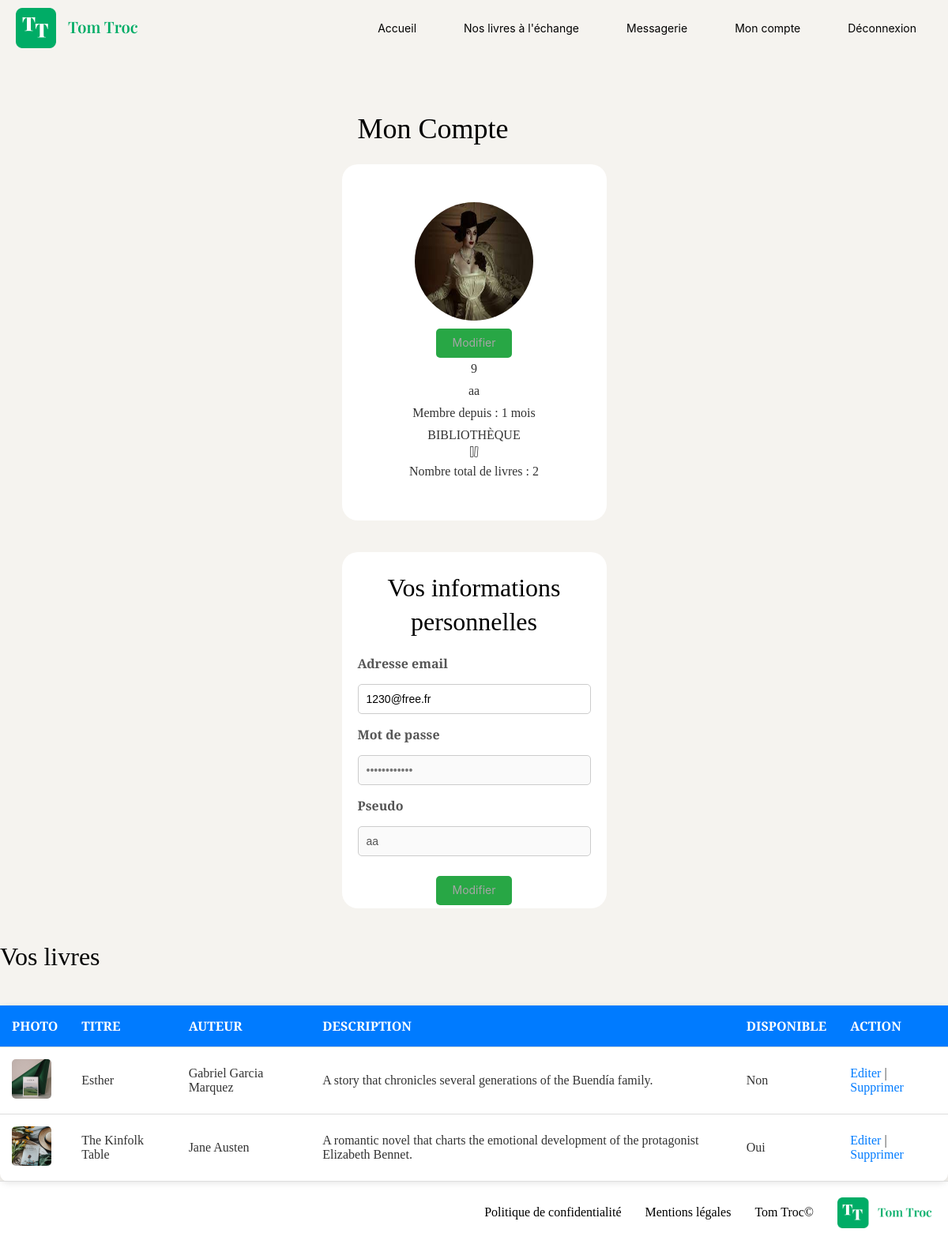
/index.php?action=myAccount (signed in), run on the app's committed database.
### tables this page shows
CREATE TABLE IF NOT EXISTS `user` (
  `id` int NOT NULL AUTO_INCREMENT,
  `username` varchar(100) NOT NULL,
  `email` varchar(100) NOT NULL,
  `password` varchar(255) NOT NULL,
  `profilePicture` varchar(255) NOT NULL,
  `role` enum('user','admin','moderator') DEFAULT 'user',
  `is_active` tinyint(1) DEFAULT '1',
  `created_at` datetime DEFAULT CURRENT_TIMESTAMP,
  `updated_at` datetime DEFAULT CURRENT_TIMESTAMP ON UPDATE CURRENT_TIMESTAMP,
  PRIMARY KEY (`id`)
);

CREATE TABLE IF NOT EXISTS `book` (
  `id` int NOT NULL AUTO_INCREMENT,
  `title` varchar(255) NOT NULL,
  `author` varchar(255) NOT NULL,
  `img` varchar(255) NOT NULL,
  `description` text NOT NULL,
  `createdAt` timestamp NOT NULL DEFAULT CURRENT_TIMESTAMP,
  `updatedAt` timestamp NULL DEFAULT CURRENT_TIMESTAMP,
  `available` tinyint(1) NOT NULL,
  `user_id` int DEFAULT NULL,
  PRIMARY KEY (`id`),
  KEY `fk_user` (`user_id`)
);

### views/View.php (called while the page is built, shortened)
<?php
class View
{
    public function render(string $viewName, array $params = []): void
    {
        $viewPath = $this->buildViewPath($viewName);
        $description = $this->_renderViewFromTemplate($viewPath, $params);
    }
    private function _renderViewFromTemplate(string $viewPath, array $params = []): string
    {
        if (file_exists($viewPath)) {
            extract($params);
            require($viewPath);
            return ob_get_clean();
        } else {
            throw new Exception("La vue '$viewPath' est introuvable.");
        }
    }
    private function buildViewPath(string $viewName): string
    {
        return TEMPLATE_VIEW_PATH . $viewName . '.php';
    }
}

### controllers/UserController.php (called while the page is built, shortened)
<?php
class UserController
{
    public function showMyAccount(): void
    {
        $userId = $_SESSION['user']['id'];
        $bookManager = new BookManager();
        $books = $bookManager->getAllBooksByUserId($userId);
        $totalBooks = $bookManager->countUserBooks($userId);
        $this->renderView('myAccount', "Mon Compte", [
            'user' => (array)$_SESSION['user'],
            'books' => $books,
            'totalBooks' => $totalBooks
        ]);
    }
    private function renderView(string $viewName, string $pageTitle, array $data = []): void
    {
        $view = new View($pageTitle);
        $view->render($viewName, $data);
    }
}

### index.php (called while the page is built, shortened)
<?php
$action = Utils::request('action', 'home');
try {
    $userController = new UserController();
    switch ($action) {
        case 'myAccount':
            $userController->showMyAccount();
            break;
    }
} catch (Exception $e) {
    error_log("Exception capturée : " . $e->getMessage());
    $errorView = new View('Erreur');
    $errorView->render('errorPage', ['errorMessage' => $e->getMessage()]);
}

### models/DBmanager.php (called while the page is built, shortened)
<?php
class DBManager
{
    private static $instance;
    private $db;
    private function __construct()
    {
        $this->db = new PDO('mysql:host=' . DB_HOST . ';dbname=' . DB_NAME . ';charset=utf8', DB_USER, DB_PASS);
        $this->db->setAttribute(PDO::ATTR_ERRMODE, PDO::ERRMODE_EXCEPTION);
        $this->db->setAttribute(PDO::ATTR_DEFAULT_FETCH_MODE, PDO::FETCH_ASSOC);
    }
    public static function getInstance() : DBManager
    {
        if (!self::$instance) {
            self::$instance = new DBManager();
        }
        return self::$instance;
    }
    public function query(string $sql, ?array $params = null) : PDOStatement
    {
        if ($params == null) {
            $query = $this->db->query($sql);
        } else {
            $query = $this->db->prepare($sql);
            $query->execute($params);
        }
        return $query;
    }
}

### models/UserManager.php (called while the page is built, shortened)
<?php
class UserManager extends AbstractEntityManager
{
    public function getUserById(int $id): ?User
    {
        try {
            $sql = "SELECT * FROM user WHERE id = :id";
            $result = $this->db->query($sql, [":id" => $id]);
            $user = $result->fetch();
            if ($user) {
                return new User($user);
            } else {
                return null;
            }
        } catch (PDOException $e) {
            throw new Exception("Erreur lors de la recherche de l'utilisateur : " . $e->getMessage());
        }
    }
}

### models/BookManager.php (called while the page is built, shortened)
<?php
class bookManager extends AbstractEntityManager
{
    public function getAllBooksByUserId(int $userId): array
    {
        $sql = "SELECT * FROM book WHERE user_id = :id_user";
        $result = $this->db->query($sql, ['id_user' => $userId]);
        $books = [];
        while ($book = $result->fetch()) {
            $books[] = new Book($book);
        }
        return $books;
    }
    public function countUserBooks(int $userId): int
    {
        $sql = "SELECT COUNT(*) as total_books FROM book";
        $params = [];
        $criteria = ['user_id' => $userId];
        if (!empty($criteria)) {
            $conditions = [];
            foreach ($criteria as $key => $value) {
                $conditions[] = "$key = :$key";
                $params[$key] = $value;
            }
            $sql .= " WHERE " . implode(" AND ", $conditions);
        }
        $stmt = $this->db->query($sql, $params);
        $result = $stmt->fetch();
        return $result['total_books'];
    }
}

### models/Book.php (called while the page is built, shortened)
<?php
class Book extends AbstractEntity
{
    protected int $id;
    private int $userId;
    private string $title = "";
    private string $author = "";
    private ?string $img = null;
    private string $description = "";
    private bool $available = true;
    public function __construct(array $data = [])
    {
        $userManager = new UserManager();
        if ($this->userId) {
            $this->user = $userManager->getUserById($this->userId);
        }
    }
    public function getId(): int
    {
        return $this->id;
    }
    public function setId(int $id): void
    {
        $this->id = $id;
    }
    public function setUserId(int $userId): void
    {
        $this->userId = $userId;
    }
    public function setTitle(string $title): void
    {
        $this->title = $title;
    }
    public function getTitle(): string
    {
        return $this->title;
    }
    public function setAuthor(string $author): void
    {
        $this->author = $author;
    }
    public function getAuthor(): string
    {
        return $this->author;
    }
    public function setImg(?string $img): void
    {
        $this->img = $img;
    }
    public function getImg(): ?string
    {
        return $this->img;
    }
    public function setDescription(string $description): void
    {
        $this->description = $description;
    }
    public function getDescription(int $length = -1): string
    {
        return $this->description;
    }
    public function setAvailable(bool $available): void
    {
        $this->available = $available;
    }
    public function isAvailable(): bool
    {
        return $this->available;
    }
    public function setCreatedAt(string|DateTime $createdAt, string $format = 'Y-m-d H:i:s'): void
    {
        if (is_string($createdAt)) {
            $createdAt = DateTime::createFromFormat($format, $createdAt);
        }
    }
}

### models/AbstractEntity.php (called while the page is built, shortened)
<?php
abstract class AbstractEntity
{
    protected function hydrate(array $data) : void
    {
        foreach ($data as $key => $value) {
            $method = 'set' . str_replace('_', '', ucwords($key, '_'));
        }
    }
}

### views/templates/myAccount.php (the view, shortened to what this page needs)
<div class="account-container">
    <h1>Mon Compte</h1>
    <div class="account-sections">
        <div class="account-card">
            <div class="account-profile">
                <?php if (($user['profilePicture']) && !empty($user['profilePicture'])) : ?>
                    <img src="<?= $user['profilePicture'] ?>" alt="Photo de profil">
                <?php else : ?>
                    <img src="/assets/img/users/profile-default.svg" alt="Photo par défaut">
                <?php endif; ?>
                <form id="profilePictureForm" action="index.php?action=updateProfilePicture" method="post" enctype="multipart/form-data">
                    <button type="button" id="changePictureButton">Modifier</button>
                </form>
            </div>
            <p><?= ($user['id']) ?> </p>
            <p><?= ($user['username']) ?></p>
            <?php
            $createdAt = new DateTime($user['createdAt']);
            $now = new DateTime();
            $diff = $createdAt->diff($now);
            $memberSince = '';
            if ($diff->m > 0) {
                $memberSince .= $diff->m . ' ' . ($diff->m > 1 ? 'mois' : 'mois');
            }
            ?>
            <p>Membre depuis : <?= ($memberSince) ?></p>
            <p>BIBLIOTHÈQUE</p>
            <div class="library-info">
                <img src="/assets/img/icon_books.svg" alt="Icône de livres">
                <p>Nombre total de livres : <?= ($totalBooks) ?></p>
            </div>
        </div>
    </div>
    <div class="account-card">
        <h2>Vos informations personnelles</h2>
        <form action="index.php?action=editUser" method="post">
            <label for="email">Adresse email</label>
            <input type="email" id="email" name="email" value="<?= ($user['email']) ?>" required>
            <label for="password">Mot de passe</label>
            <input type="password" id="password" name="password" placeholder="••••••••••••" disabled>
            <label for="username">Pseudo</label>
            <input type="text" id="username" name="username" value="<?= ($user['username']) ?>" disabled required>
            <button type="button" id="editButton">Modifier</button>
        </form>
    </div>
</div>
<h2>Vos livres</h2>
<table class="table-books">
    <thead>
        <tr>
            <th>Photo</th>
            <th>Titre</th>
            <th>Auteur</th>
            <th>Description</th>
            <th>Disponible</th>
            <th>Action</th>
        </tr>
    </thead>
    <tbody>
        <?php if (!empty($books)) : ?>
            <?php foreach ($books as $book) : ?>
                <tr>
                    <td><img src="<?= ($book->getImg()) ?>" alt="Photo du livre" width="50"></td>
                    <td><?= ($book->getTitle()) ?></td>
                    <td><?= ($book->getAuthor()) ?></td>
                    <td><?= ($book->getDescription()) ?></td>
                    <td><?= ($book->isAvailable() ? 'Oui' : 'Non') ?></td>
                    <td>
                        <a href="index.php?action=editBook&id=<?= (int)$book->getId() ?>">Editer</a> |
                        <a href="index.php?action=deleteBook&id=<?= (int)$book->getId() ?>" onclick="return confirm('Êtes-vous sûr de vouloir supprimer ce livre ?')">Supprimer</a>
                    </td>
                </tr>
            <?php endforeach; ?>
        <?php else : ?>
            <tr>
                <td colspan="6">Aucun livre trouvé.</td>
            </tr>
        <?php endif; ?>
    </tbody>
</table>

### assets/css/style.css (style rules this page uses)
* { margin: 0; padding: 0; box-sizing: border-box; }
:root { --backgroundColor: #F5F3EF; --titleColor: #000000; --textColor: #000000; --buttonDefaultColor: #00AC66; --headerColor: #000; --headerPaleColor: #ccc; --hamburgerColor: #A6A6A6; --PaleColor: white; --quoteColor: #aaa; --dateColor: #888; }
body { font-family: 'Playfair Display'; background-color: var(--backgroundColor); }
h1 { margin: 20px; font-size: 36px; font-weight: 400; line-height: 47.99px; color: var(--titleColor); }
h2 { margin: 20px 0; font-size: 32px; font-weight: 400; line-height: 42.66px; color: var(--headerColor); }
a { text-decoration: none; color: inherit; }
.account-container { padding: 20px; max-width: 1200px; margin: 0 auto; border-radius: 10px; }
.account-sections { display: flex; flex-direction: row; justify-content: center; gap: 20px; margin-bottom: 40px; }
.account-card { display: flex; justify-content: center; width: 335px; height: 451px; background-color: #ffffff; padding: 20px; border-radius: 20px; text-align: center; flex-direction: column; }
.account-profile img { border-radius: 50%; width: 150px; height: 150px; }
.account-profile { display: flex; justify-content: center; flex-direction: column; align-items: center; }
.account-card button { margin-top: 10px; color: #A6A6A6; border: none; padding: 10px 20px; border-radius: 5px; cursor: pointer; font-family: Inter; font-size: 14px; font-weight: 400; line-height: 16.94px; text-align: center; }
.account-card p { margin: 5px 0; color: #333; }
form { display: flex; flex-direction: column; gap: 15px; text-align: left; }
form label { font-weight: bold; color: #555; }
form input[type="email"], form input[type="password"], form input[type="text"] { width: 100%; padding: 10px; border: 1px solid #ccc; border-radius: 5px; font-size: 14px; }
form button { align-self: center; background-color: #28a745; color: white; border: none; padding: 10px 20px; border-radius: 5px; cursor: pointer; transition: background-color 0.3s; font-size: 16px; }
.table-books { width: 100%; border-collapse: collapse; margin-top: 20px; background-color: white; box-shadow: 0 2px 8px rgba(0, 0, 0, 0.1); border-radius: 10px; }
.table-books th, .table-books td { padding: 15px; text-align: left; border-bottom: 1px solid #ddd; }
.table-books th { background-color: #007bff; color: white; text-transform: uppercase; }
.table-books td { color: #333; }
.table-books img { width: 50px; height: 50px; object-fit: cover; border-radius: 5px; }
.table-books a { color: #007bff; text-decoration: none; transition: color 0.3s; }

### data on the page
user: profilePicture (picture), id "9", username "aa", created_at "1 mois", email "1230@free.fr"
book: img (picture), title "Esther", author "Gabriel Garcia Marquez", description "A story that chronicles several generations of the Buendía family.", available "Non"
book: img (picture), title "The Kinfolk Table", author "Jane Austen", description "A romantic novel that charts the emotional development of the protagonist Elizabeth Bennet.", available "Oui"

### other printed values
$totalBooks "2"
